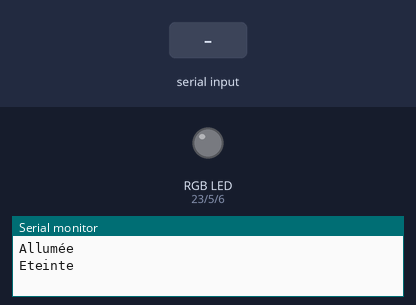
Recording of a sketch running on a simulated Arduino Mega 2560, built with avr-gcc and run on an emulated ATmega2560. Parts: an RGB LED mixed from three pins (HIGH = lit), the last lines printed to the serial monitor. The inputs (shaded band) are chosen by the test bench. Dim RGB values are drawn brighter than linear.

Above: at 1.2 s.
1.3 s: "90,45\n" received over Serial
At 2.04 s:
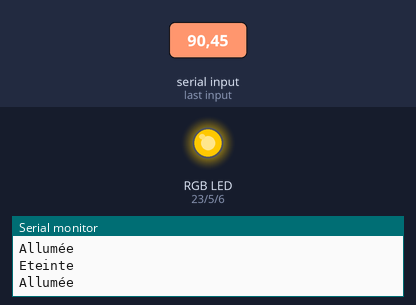
4.3 s: "30,150\n" received over Serial
At 6.21 s:
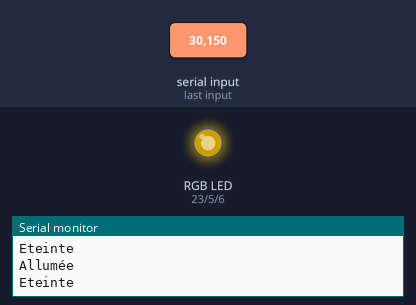
7.3 s: "90\n" received over Serial
10.3 s: "5\n" received over Serial
Timing chart, 0 to 14.3 s (numbered marks = the images above; inputs shaded):
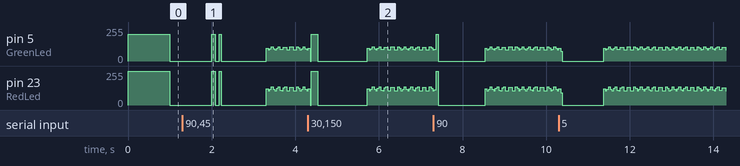

The sketch:

Blink.ino
```cpp
int RedLed = 23;
int BlueLed = 6;
int GreenLed = 5;
long tempo;
void setup() {
  Serial.begin(9600);
  tempo = 1000;
  pinMode(RedLed, OUTPUT);
  pinMode(BlueLed, OUTPUT);
  pinMode(GreenLed, OUTPUT);
}

void loop() {
  if(Serial.available() > 0){
    tempo = Serial.parseInt();
  }

  Serial.print("Allumée\n");
  analogWrite(BlueLed, 0);
  analogWrite(RedLed, 160);
  analogWrite(GreenLed, 200);
  delay(tempo);
  Serial.print("Eteinte\n");
  analogWrite(BlueLed, 0);
  analogWrite(RedLed, 0);
  analogWrite(GreenLed, 0);
  delay(tempo);
}
```
